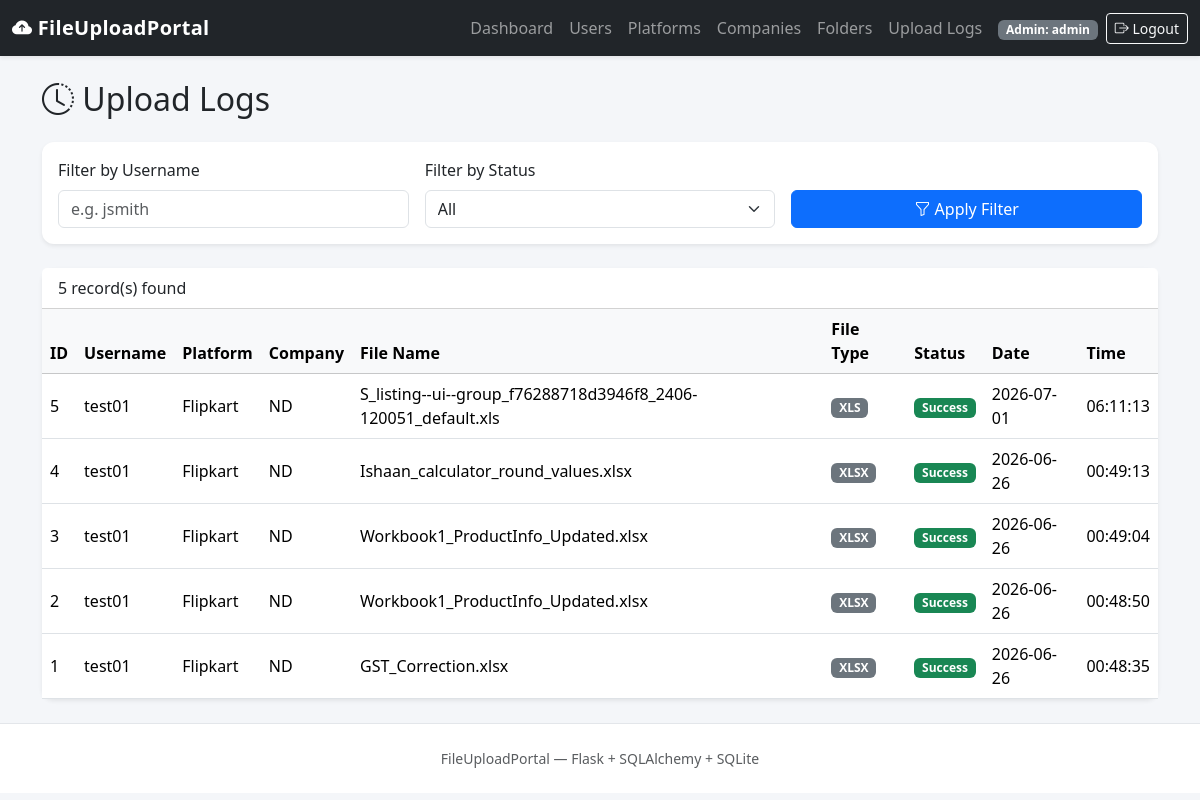
/admin/logs (signed in), run on the app's committed database.
### app/models.py (models this page shows, shortened)
class UploadLog(db.Model):
    __tablename__ = "upload_logs"
    id = db.Column(db.Integer, primary_key=True)
    username = db.Column(db.String(80), nullable=False, index=True)
    platform = db.Column(db.String(120), nullable=False)
    company = db.Column(db.String(120), nullable=False)
    file_name = db.Column(db.String(255), nullable=False)
    file_type = db.Column(db.String(50), nullable=False)
    status = db.Column(db.String(120), nullable=False)
    upload_date = db.Column(db.String(20), nullable=False)
    upload_time = db.Column(db.String(20), nullable=False)

### app/admin/routes.py (the view)
@admin_bp.route("/logs")
@admin_required
def logs():
    query = UploadLog.query
    username_filter = request.args.get("username", "").strip()
    status_filter = request.args.get("status", "").strip()
    if username_filter:
        query = query.filter(UploadLog.username.ilike(f"%{username_filter}%"))
    if status_filter:
        query = query.filter(UploadLog.status == status_filter)
    all_logs = query.order_by(UploadLog.id.desc()).all()
    return render_template(
        "admin/logs.html",
        logs=all_logs,
        username_filter=username_filter,
        status_filter=status_filter,
    )

### app/utils.py (called while the page is built)
def admin_required(view_func):
    @wraps(view_func)
    def wrapped_view(*args, **kwargs):
        if "admin_id" not in session:
            flash("Please log in as an administrator to continue.", "warning")
            return redirect(url_for("auth.admin_login"))
        return view_func(*args, **kwargs)
    return wrapped_view

### app/templates/admin/logs.html (shortened to what this page needs)
{% extends "base.html" %}
{% block content %}
<h2 class="mb-4"><i class="bi bi-clock-history"></i> Upload Logs</h2>
<div class="card shadow-sm border-0 mb-4">
    <div class="card-body">
        <form method="GET" action="{{ url_for('admin.logs') }}" class="row g-3 align-items-end">
            <div class="col-md-4">
                <label class="form-label">Filter by Username</label>
                <input type="text" name="username" class="form-control" value="{{ username_filter }}" placeholder="e.g. jsmith">
            </div>
            <div class="col-md-4">
                <label class="form-label">Filter by Status</label>
                <select name="status" class="form-select">
                    <option value="" {% if not status_filter %}selected{% endif %}>All</option>
                </select>
            </div>
            <div class="col-md-4">
                <button type="submit" class="btn btn-primary w-100">
                    <i class="bi bi-funnel"></i> Apply Filter
                </button>
            </div>
        </form>
    </div>
</div>
<div class="card shadow-sm border-0">
    <div class="card-header bg-white d-flex justify-content-between">
        <span>{{ logs|length }} record(s) found</span>
    </div>
    <div class="table-responsive">
        <table class="table table-hover align-middle mb-0">
            <thead class="table-light">
                <tr>
                    <th>ID</th>
                    <th>Username</th>
                    <th>Platform</th>
                    <th>Company</th>
                    <th>File Name</th>
                    <th>File Type</th>
                    <th>Status</th>
                    <th>Date</th>
                    <th>Time</th>
                </tr>
            </thead>
            <tbody>
                {% for log in logs %}
                <tr>
                    <td>{{ log.id }}</td>
                    <td>{{ log.username }}</td>
                    <td>{{ log.platform }}</td>
                    <td>{{ log.company }}</td>
                    <td>{{ log.file_name }}</td>
                    <td><span class="badge text-bg-secondary">{{ log.file_type }}</span></td>
                    <td>
                        {% if log.status == 'Success' %}
                            <span class="badge text-bg-success">Success</span>
                        {% else %}
                            <span class="badge text-bg-danger" title="{{ log.status }}">Failed</span>
                        {% endif %}
                    </td>
                    <td>{{ log.upload_date }}</td>
                    <td>{{ log.upload_time }}</td>
                </tr>
                {% else %}
                <tr><td colspan="9" class="text-center text-muted py-4">No upload logs match your filter.</td></tr>
                {% endfor %}
            </tbody>
        </table>
    </div>
</div>
{% endblock %}

### app/static/css/style.css (style rules this page uses)
body { background-color: #f4f6f9; }
.card { border-radius: 0.75rem; }

### data on the page
UploadLog: id "5", username "test01", platform "Flipkart", company "ND", file_name "S_listing--ui--group_f76288718d3946f8_2406-120051_default.xls", file_type "XLS", status "Success", upload_date "2026-07-01", upload_time "06:11:13"
UploadLog: id "4", username "test01", platform "Flipkart", company "ND", file_name "Ishaan_calculator_round_values.xlsx", file_type "XLSX", status "Success", upload_date "2026-06-26", upload_time "00:49:13"
UploadLog: id "3", username "test01", platform "Flipkart", company "ND", file_name "Workbook1_ProductInfo_Updated.xlsx", file_type "XLSX", status "Success", upload_date "2026-06-26", upload_time "00:49:04"
UploadLog: id "2", username "test01", platform "Flipkart", company "ND", file_name "Workbook1_ProductInfo_Updated.xlsx", file_type "XLSX", status "Success", upload_date "2026-06-26", upload_time "00:48:50"
UploadLog: id "1", username "test01", platform "Flipkart", company "ND", file_name "GST_Correction.xlsx", file_type "XLSX", status "Success", upload_date "2026-06-26", upload_time "00:48:35"

### other printed values
{{ session.get('admin_username') }} "admin"
{{ logs|length }} "5"
